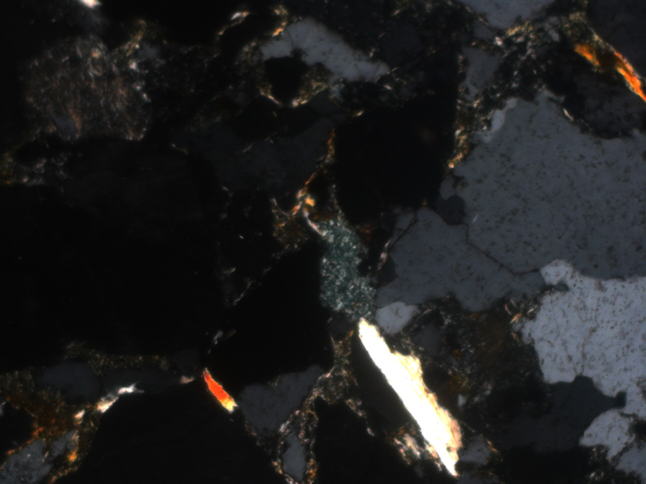
%> input picture Analiza-i-przetwarzanie-sygnałów-i-obrazów-cyfrowych/Projekt/B_11/XN_60.jpg, 1292 x 968 px (shown at 1/2 size)
$ octave skrypt.m   (GNU Octave 9; MATLAB toolbox functions it lacks are replaced by stand-ins)
%> lines starting %> are read from the running program, lines starting %| are printed output that depends on the picture; in (x1, y1, x2, y2) boxes, pixels count from 0 and x2, y2 are one past the last pixel; in counts of white or black regions, pixels touching at a corner belong together; the program's own positions count from 1
%% MIKI
close all; clear; clc;
a   = imread("B_11\XN_60.jpg"); % Wczytanie obrazu
%> a is the input picture: size 968x1292x3 uint8; mean R, G, B 32.7, 32.9, 33.1
a_r = a(:,:,1);                 % Wyodrębnienie składowych RGB
a_g = a(:,:,2);
a_b = a(:,:,3);

bin = a_r > 200 & a_g > 200 & a_b > 200; % Binaryzacja obrazu
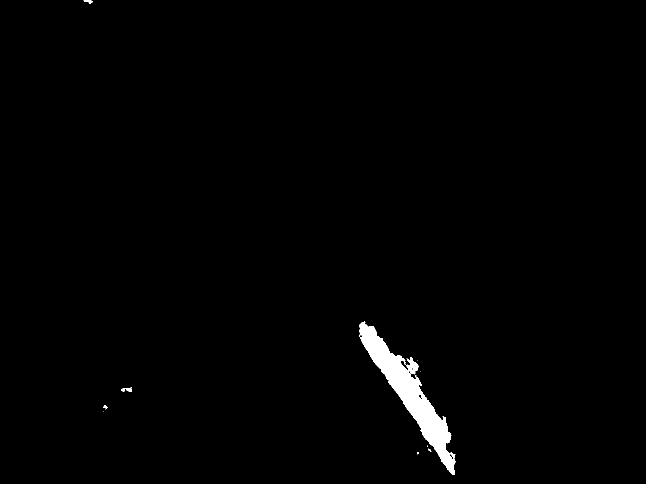
%> bin: size 968x1292 logical (shown at 1/2 size); 1.1% white; 12 white regions (7 under 20 px), largest, box (x1, y1, x2, y2) and area: (719, 643, 912, 950) 13735, (242, 775, 264, 784) 103, (167, 0, 186, 8) 76, (206, 811, 216, 817) 36, (857, 897, 863, 904) 20
bin = imclose(bin, ones(5));             % Zamknięcie w celu połączenia obiektów
%> bin: size 968x1292 logical; 1.1% white; 10 white regions (5 under 20 px), largest, box (x1, y1, x2, y2) and area: (719, 643, 912, 950) 14092, (242, 775, 264, 784) 116, (167, 0, 186, 8) 83, (206, 811, 216, 819) 39, (857, 897, 863, 904) 20
bin = bwareaopen(bin,140);               % Usunięcie małych elementów
%> bin: size 968x1292 logical; 1.1% white; 1 white region, box (x1, y1, x2, y2) and area: (719, 643, 912, 950) 14092
bin = imclose(bin, ones(7));             % Wypełnienie dziur
%> bin: size 968x1292 logical; 1.1% white; 1 white region, box (x1, y1, x2, y2) and area: (719, 643, 912, 950) 14247

skala  = 1010-75;           % Ilość pikseli na 500 unimetrów
piksel = 500/skala;         % Długość 1 pisela
pole_p = piksel*piksel;     % Pole 1 piksela
jednostka = 0.001*0.001;    % Konwersja jednostek
mika = sum(bin(:)) * pole_p * jednostka % Obliczenie pola wynikowego
%> mika = 0.00407

imshow(bin)

%% GLAUKONIT
close all; clear; clc;
a = imread("B_11\1N_0.jpg"); % Wczytanie obrazu
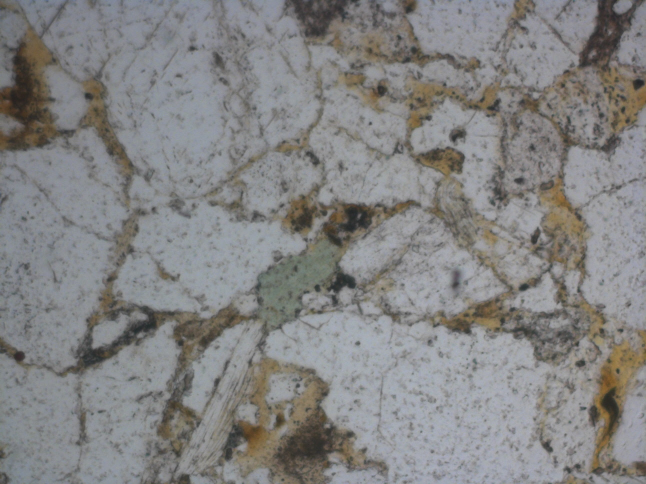
%> input picture Analiza-i-przetwarzanie-sygnałów-i-obrazów-cyfrowych/Projekt/B_11/1N_0.jpg, 1292 x 968 px (shown at 1/2 size)
%> a is the input picture: size 968x1292x3 uint8; mean R, G, B 131.4, 131, 130.8
a = rgb2hsv(a);              % Konwersja z RGB do HSV
%> a: size 968x1292x3 double; mean H, S, V 0.436, 0.0776, 0.534
a_h = a(:,:,1);              % Wyodrębnienie składowych HSV
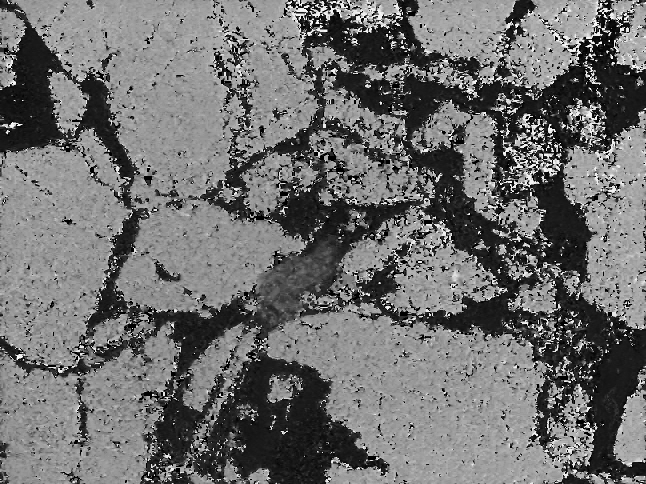
%> a_h: size 968x1292 double (shown at 1/2 size); min 0, max 0.992, mean 0.436
a_s = a(:,:,2);
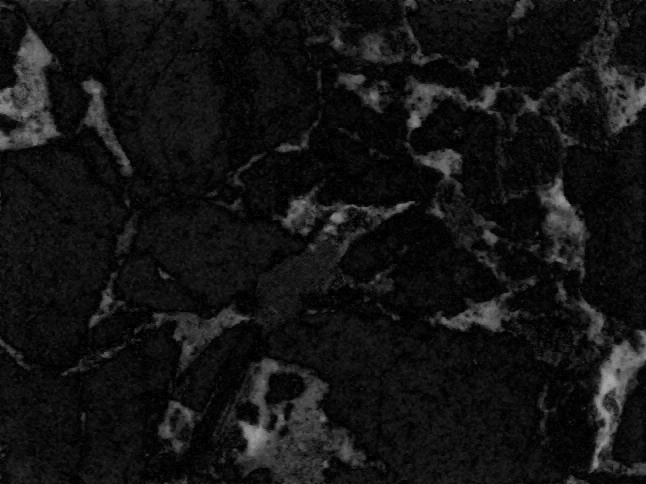
%> a_s: size 968x1292 double (shown at 1/2 size); min 0, max 0.695, mean 0.0776
a_v = a(:,:,3);
bin = a_h>0.19 & a_h<0.55 & a_v>0.25 & a_v<0.55; % Binaryzacja
%> bin: size 968x1292 logical; 7% white; 6649 white regions (5754 under 20 px), largest, box (x1, y1, x2, y2) and area: (505, 475, 685, 672) 15537, (0, 871, 48, 965) 1191, (0, 760, 27, 814) 467
bin = bwareaopen(bin,100);                       % Usunięcie małych elementów
bin = imclose(bin, ones(9));                     % Połączenie elementów
%> bin: size 968x1292 logical; 2.7% white; 49 white regions, largest, box (x1, y1, x2, y2) and area: (505, 475, 712, 676) 17706, (0, 739, 68, 965) 4172, (48, 859, 95, 904) 842
bin = imclearborder(bin);                        % Usunięcie elementów brzegowych
%> bin: size 968x1292 logical; 2.3% white; 43 white regions, largest, box (x1, y1, x2, y2) and area: (505, 475, 712, 676) 17706, (48, 859, 95, 904) 842, (616, 304, 652, 349) 603
bin = bwareaopen(bin,1000);                      % Usunięcie reszty elementów
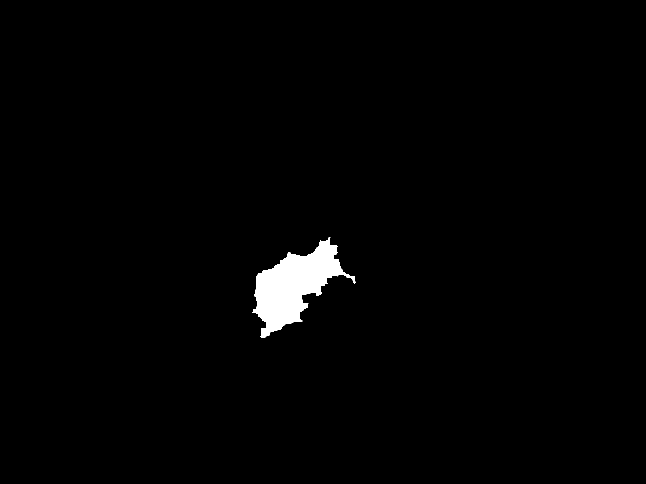
%> bin: size 968x1292 logical (shown at 1/2 size); 1.4% white; 1 white region, box (x1, y1, x2, y2) and area: (505, 475, 712, 676) 17706

skala  = 1010-75;           % Ilość pikseli na 500 unimetrów
piksel = 500/skala;         % Długość 1 pisela
pole_p = piksel*piksel;     % Pole 1 piksela
jednostka = 0.001*0.001;    % Konwersja jednostek
glaukonit = sum(bin(:)) * pole_p * jednostka % Obliczenie pola wynikowego
%> glaukonit = 0.00506

imshow(bin)

%% KWARC
close all; clear; clc;
a = imread("B_11/1N_0.jpg");    % Wczytanie obrazu
a = rgb2hsv(a);                 % Konwersja z RGB do HSV
a_h = a(:,:,1);                 % Wyodrębnienie składowych HSV
a_s = a(:,:,2);
a_v = a(:,:,3);

bin = a_v>0.46 & a_h>0.60;      % Binaryzacja
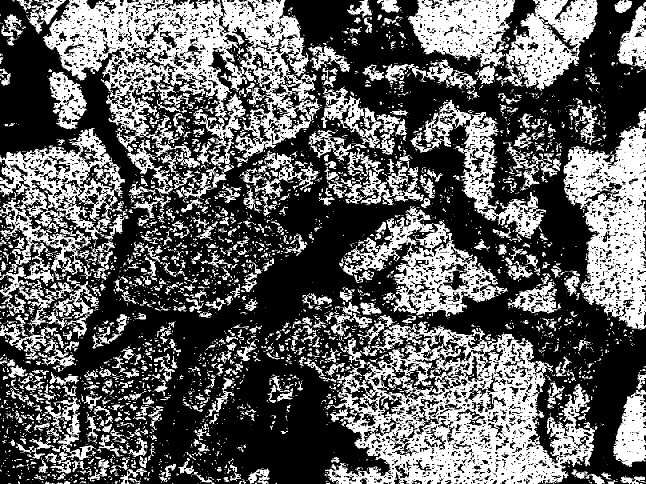
%> bin: size 968x1292 logical (shown at 1/2 size); 38.3% white; 3806 white regions (2901 under 20 px), largest, box (x1, y1, x2, y2) and area: (647, 629, 1190, 968) 84880, (85, 0, 640, 416) 82042, (1127, 253, 1292, 660) 37789
bin = imclose(bin,strel("disk",5)); % Łączenie pikseli
%> bin: size 968x1292 logical; 62.4% white; 436 black regions (63 under 20 px), largest, box (x1, y1, x2, y2) and area: (566, 0, 1292, 965) 180428, (106, 216, 842, 968) 149351, (0, 0, 282, 419) 38928
bin = bwareaopen(bin, 200);     % Usuwanie małych obiektów
%> bin: size 968x1292 logical; 62.1% white; 436 black regions (63 under 20 px), largest, box (x1, y1, x2, y2) and area: (566, 0, 1292, 965) 182243, (106, 216, 842, 968) 150899, (0, 0, 282, 419) 39148
bin = imclose(bin,ones(7));     % Zamknięcie zatok
%> bin: size 968x1292 logical; 62.9% white; 439 black regions (37 under 20 px), largest, box (x1, y1, x2, y2) and area: (566, 0, 1292, 965) 180273, (107, 217, 842, 968) 91688, (398, 697, 779, 968) 52230
bin = imfill(bin, 'holes');     % Wypełnienie dziur
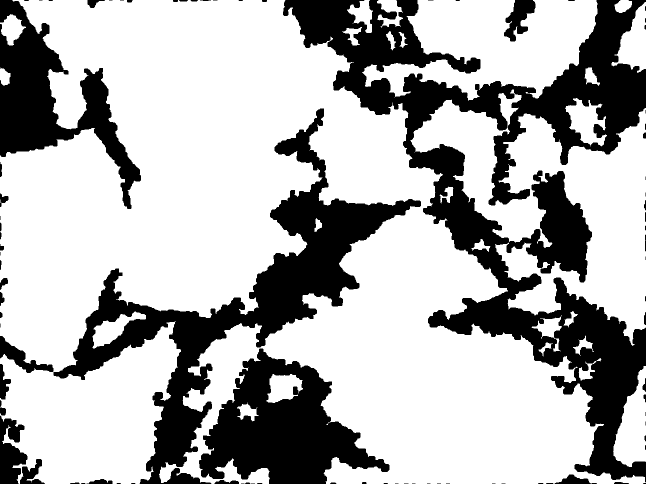
%> bin: size 968x1292 logical (shown at 1/2 size); 69.7% white; 87 black regions (37 under 20 px), largest, box (x1, y1, x2, y2) and area: (566, 0, 1292, 965) 180273, (107, 217, 842, 968) 91564, (398, 697, 779, 968) 52230

skala  = 1010-75;           % Ilość pikseli na 500 unimetrów
piksel = 500/skala;         % Długość 1 pisela
pole_p = piksel*piksel;     % Pole 1 piksela
jednostka = 0.001*0.001;    % Konwersja jednostek
kwarc = sum(bin(:)) * pole_p * jednostka % Obliczenie pola wynikowego
%> kwarc = 0.249

imshow(bin)
